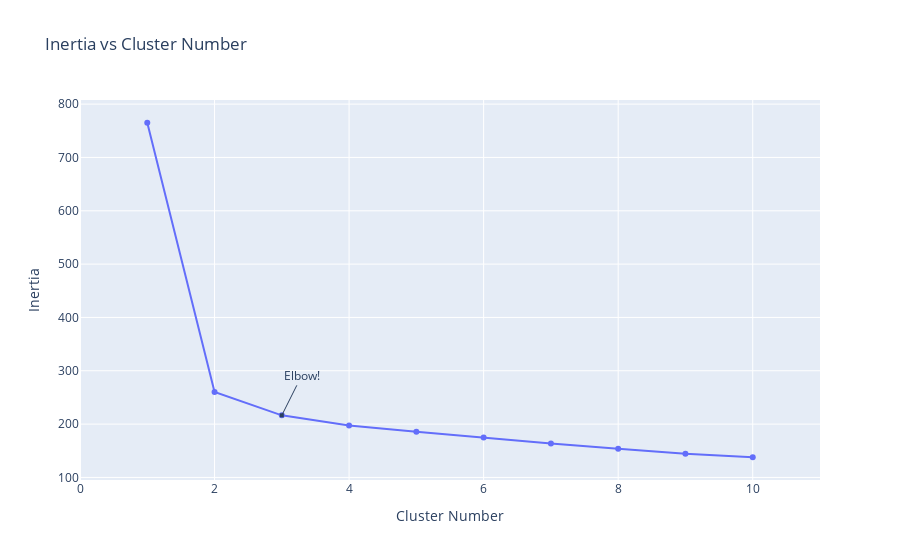

The notebook cell saved with this chart:
### Code cell
# we cannot use this this is just for understanding
from sklearn.cluster import KMeans
from sklearn.preprocessing import MinMaxScaler
import plotly.graph_objects as go
import numpy as np
X=data.drop("ID",axis=1)
scaler = MinMaxScaler()
scaler.fit(X)
X=scaler.transform(X)
inertia = []
for i in range(1,11):
    kmeans = KMeans(
        n_clusters=i, init="k-means++",
        n_init=10,
        tol=1e-04, random_state=42
    )
    kmeans.fit(X)
    inertia.append(kmeans.inertia_)
fig = go.Figure(data=go.Scatter(x=np.arange(1,11),y=inertia))
fig.update_layout(title="Inertia vs Cluster Number",xaxis=dict(range=[0,11],title="Cluster Number"),
                  yaxis={'title':'Inertia'},
                 annotations=[
        dict(
            x=3,
            y=inertia[2],
            xref="x",
            yref="y",
            text="Elbow!",
            showarrow=True,
            arrowhead=7,
            ax=20,
            ay=-40
        )
    ])

### Figure 1 — Plotly figure (JSON) as saved in the notebook; plotly's stock layout.template omitted (floating-point values rounded to 4 significant figures)
{"data": [{"type": "scatter", "x": [1, 2, 3, 4, 5, 6, 7, 8, 9, 10], "y": [765.1, 260.3, 216.5, 197.5, 185.9, 174.8, 163.5, 154.0, 144.2, 137.9]}], "layout": {"annotations": [{"arrowhead": 7, "ax": 20, "ay": -40, "showarrow": true, "text": "Elbow!", "x": 3, "xref": "x", "y": 216.5, "yref": "y"}], "title": {"text": "Inertia vs Cluster Number"}, "xaxis": {"range": [0, 11], "title": {"text": "Cluster Number"}}, "yaxis": {"title": {"text": "Inertia"}}}}
